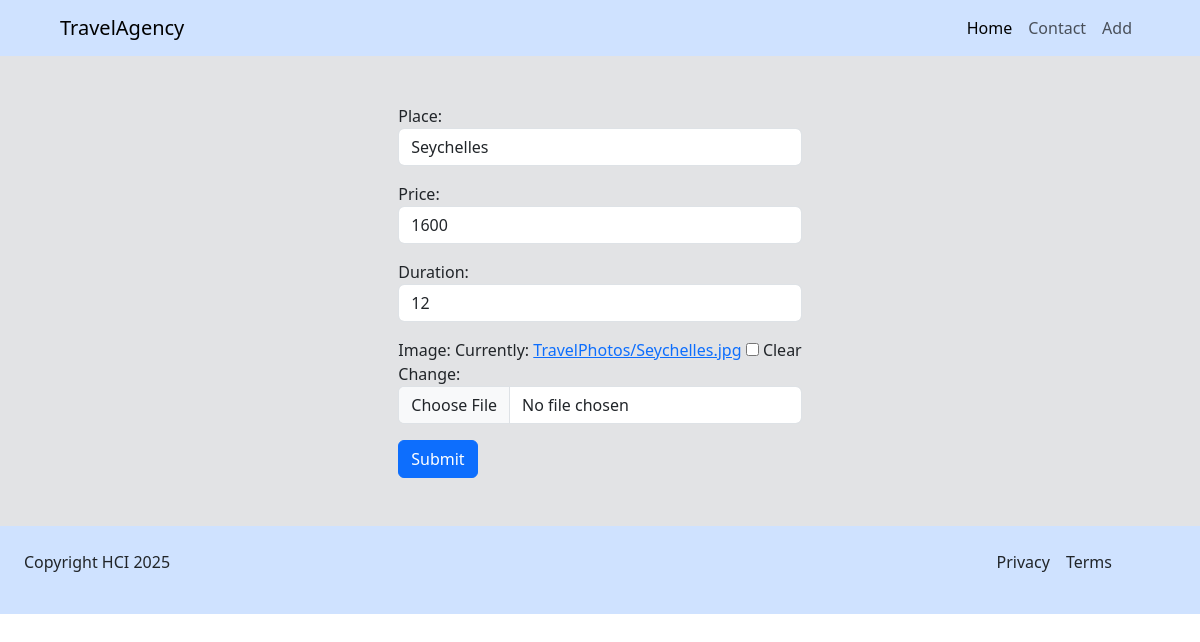
The app's page /edit-travel/2/ with its own data.
### Travel_Application/models.py (models this page shows, shortened)
class Travel(models.Model):
    place = models.CharField(max_length=100, null=True, blank=True)
    price = models.IntegerField(null=True, blank=True)
    duration = models.IntegerField(null=True, blank=True)
    image = models.ImageField(upload_to='TravelPhotos/',null=True, blank=True)
    touristGuide = models.ForeignKey('TouristGuide', on_delete=models.CASCADE, null=True, blank=True, related_name='guides')

### Travel_Application/views.py (the view)
# urls.py: path('edit-travel/<int:travel_id>/', edit_travel, name='edit-travel'),
def edit_travel(request, travel_id):
    travel = get_object_or_404(Travel, pk=travel_id)
    if request.method == 'POST':
        form = TravelForm(request.POST, request.FILES, instance=travel)
        if form.is_valid():
            form.save()
        return redirect('index')
    form = TravelForm(instance=travel)
    return render(request, "edit_travel.html", context={'form': form, 'travel_id': travel_id})

### Travel_Application/forms.py
class TravelForm(forms.models.ModelForm):
    def __init__(self, *args, **kwargs):
        super(TravelForm, self).__init__(*args, **kwargs)
        for field_name, field in self.fields.items():
            field.widget.attrs['class'] = 'form-control'
    class Meta:
        model = Travel
        exclude = ['touristGuide']

### Travel_Application/templates/edit_travel.html (shortened to what this page needs)
{% extends 'base.html' %}
{% load static %}
{% block content %}
<div class="py-5 d-flex justify-content-center bg-secondary-subtle">
    <form method="post" action="{% url 'edit-travel' travel_id %}" enctype="multipart/form-data">
        {{ form.as_p }}
        <button class="btn btn-primary" type="submit">Submit</button>
    </form>
</div>
{% endblock %}

### Travel_Application/templates/base.html (style rules this page uses)
body, html { overflow-x: hidden; }

### records on screen
Travel: place "Seychelles", price "1600", duration "12"
